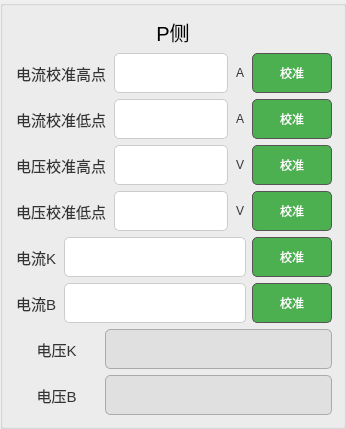
    <widget class="QGroupBox" name="groupBox">
     <property name="title">
      <string/>
     </property>
     <layout class="QVBoxLayout" name="verticalLayout">
      <item>
       <widget class="QLabel" name="label">
        <property name="font">
         <font>
          <pointsize>15</pointsize>
         </font>
        </property>
        <property name="text">
         <string>P侧</string>
        </property>
        <property name="alignment">
         <set>Qt::AlignCenter</set>
        </property>
       </widget>
      </item>
      <item>
       <layout class="QHBoxLayout" name="horizontalLayout">
        <item>
         <widget class="QLabel" name="label_3">
          <property name="minimumSize">
           <size>
            <width>0</width>
            <height>40</height>
           </size>
          </property>
          <property name="font">
           <font>
            <family>Microsoft YaHei UI</family>
            <pointsize>-1</pointsize>
           </font>
          </property>
          <property name="styleSheet">
           <string notr="true">/* QLabel 样式 */
QLabel {
    padding: 2px;
    font-size: 15px;
    color: #333;
}</string>
          </property>
          <property name="text">
           <string>电流校准高点</string>
          </property>
          <property name="alignment">
           <set>Qt::AlignCenter</set>
          </property>
         </widget>
        </item>
        <item>
         <widget class="QLineEdit" name="lineEdit_2">
          <property name="minimumSize">
           <size>
            <width>0</width>
            <height>40</height>
           </size>
          </property>
          <property name="styleSheet">
           <string notr="true">QLineEdit {
    padding: 3px;
    border: 1px solid #ccc;
    border-radius: 5px;
    background-color: white; /* 启用状态背景色为白色 */
    selection-background-color: darkgray;
}

QLineEdit:disabled {
    background-color: #e0e0e0; /* 禁用状态背景色为浅灰色 */
    border: 1px solid #aaa;    /* 禁用状态边框颜色 */
    color: #888;              /* 禁用状态字体颜色 */
}
</string>
          </property>
          <property name="text">
           <string/>
          </property>
          <property name="alignment">
           <set>Qt::AlignCenter</set>
          </property>
         </widget>
        </item>
        <item>
         <widget class="QLabel" name="label_5">
          <property name="minimumSize">
           <size>
            <width>0</width>
            <height>40</height>
           </size>
          </property>
          <property name="font">
           <font>
            <pointsize>-1</pointsize>
           </font>
          </property>
          <property name="styleSheet">
           <string notr="true">/* QLabel 样式 */
QLabel {
    padding: 2px;
    font-size: 12px;
    color: #333;
}</string>
          </property>
          <property name="text">
           <string>A</string>
          </property>
          <property name="alignment">
           <set>Qt::AlignCenter</set>
          </property>
         </widget>
        </item>
        <item>
         <widget class="QPushButton" name="pushButton_2">
          <property name="minimumSize">
           <size>
            <width>80</width>
            <height>40</height>
           </size>
          </property>
          <property name="styleSheet">
           <string notr="true">/* QPushButton 样式 */
QPushButton {
    padding: 5px 10px;
    border: 1px solid #555;
    border-radius: 5px;
    background-color: #4CAF50; /* 启用状态的背景色 */
    color: white; /* 启用状态的字体颜色 */
    transition: all 0.2s ease; /* 平滑过渡效果 */
}

/* 禁用状态 */
QPushButton:disabled {
    background-color: #ccc; /* 禁用状态的背景色 */
    border: 1px solid #aaa; /* 禁用状态的边框颜色 */
    color: #777; /* 禁用状态的字体颜色 */
}

/* 鼠标悬浮效果 */
QPushButton:hover {
    background-color: #45a049; /* 悬浮时背景色加深 */
    border-color: #4CAF50; /* 边框颜色更明显 */
}

/* 按钮按下效果 */
QPushButton:pressed {
    background-color: #388e3c; /* 按下时背景色更深 */
    border-color: #2e7d32; /* 按下时边框颜色变深 */
    transform: translateY(2px); /* 按下时按钮下移产生下陷效果 */
}
</string>
          </property>
          <property name="text">
           <string>校准</string>
          </property>
         </widget>
        </item>
       </layout>
      </item>
      <item>
       <layout class="QHBoxLayout" name="horizontalLayout_2">
        <item>
         <widget class="QLabel" name="label_6">
          <property name="minimumSize">
           <size>
            <width>0</width>
            <height>40</height>
           </size>
          </property>
          <property name="font">
           <font>
            <family>Microsoft YaHei UI</family>
            <pointsize>-1</pointsize>
           </font>
          </property>
          <property name="styleSheet">
           <string notr="true">/* QLabel 样式 */
QLabel {
    padding: 2px;
    font-size: 15px;
    color: #333;
}</string>
          </property>
          <property name="text">
           <string>电流校准低点</string>
          </property>
          <property name="alignment">
           <set>Qt::AlignCenter</set>
          </property>
         </widget>
        </item>
        <item>
         <widget class="QLineEdit" name="lineEdit_3">
          <property name="minimumSize">
           <size>
            <width>0</width>
            <height>40</height>
           </size>
          </property>
          <property name="styleSheet">
           <string notr="true">QLineEdit {
    padding: 3px;
    border: 1px solid #ccc;
    border-radius: 5px;
    background-color: white; /* 启用状态背景色为白色 */
    selection-background-color: darkgray;
}

QLineEdit:disabled {
    background-color: #e0e0e0; /* 禁用状态背景色为浅灰色 */
    border: 1px solid #aaa;    /* 禁用状态边框颜色 */
    color: #888;              /* 禁用状态字体颜色 */
}
</string>
          </property>
          <property name="text">
           <string/>
          </property>
          <property name="alignment">
           <set>Qt::AlignCenter</set>
          </property>
         </widget>
        </item>
        <item>
         <widget class="QLabel" name="label_4">
          <property name="minimumSize">
           <size>
            <width>0</width>
            <height>40</height>
           </size>
          </property>
          <property name="font">
           <font>
            <pointsize>-1</pointsize>
           </font>
          </property>
          <property name="styleSheet">
           <string notr="true">/* QLabel 样式 */
QLabel {
    padding: 2px;
    font-size: 12px;
    color: #333;
}</string>
          </property>
          <property name="text">
           <string>A</string>
          </property>
          <property name="alignment">
           <set>Qt::AlignCenter</set>
          </property>
         </widget>
        </item>
        <item>
         <widget class="QPushButton" name="pushButton_3">
          <property name="minimumSize">
           <size>
            <width>80</width>
            <height>40</height>
           </size>
          </property>
          <property name="styleSheet">
           <string notr="true">/* QPushButton 样式 */
QPushButton {
    padding: 5px 10px;
    border: 1px solid #555;
    border-radius: 5px;
    background-color: #4CAF50; /* 启用状态的背景色 */
    color: white; /* 启用状态的字体颜色 */
    transition: all 0.2s ease; /* 平滑过渡效果 */
}

/* 禁用状态 */
QPushButton:disabled {
    background-color: #ccc; /* 禁用状态的背景色 */
    border: 1px solid #aaa; /* 禁用状态的边框颜色 */
    color: #777; /* 禁用状态的字体颜色 */
}

/* 鼠标悬浮效果 */
QPushButton:hover {
    background-color: #45a049; /* 悬浮时背景色加深 */
    border-color: #4CAF50; /* 边框颜色更明显 */
}

/* 按钮按下效果 */
QPushButton:pressed {
    background-color: #388e3c; /* 按下时背景色更深 */
    border-color: #2e7d32; /* 按下时边框颜色变深 */
    transform: translateY(2px); /* 按下时按钮下移产生下陷效果 */
}
</string>
          </property>
          <property name="text">
           <string>校准</string>
          </property>
         </widget>
        </item>
       </layout>
      </item>
      <item>
       <layout class="QHBoxLayout" name="horizontalLayout_3">
        <item>
         <widget class="QLabel" name="label_7">
          <property name="minimumSize">
           <size>
            <width>0</width>
            <height>40</height>
           </size>
          </property>
          <property name="font">
           <font>
            <family>Microsoft YaHei UI</family>
            <pointsize>-1</pointsize>
           </font>
          </property>
          <property name="styleSheet">
           <string notr="true">/* QLabel 样式 */
QLabel {
    padding: 2px;
    font-size: 15px;
    color: #333;
}</string>
          </property>
          <property name="text">
           <string>电压校准高点</string>
          </property>
          <property name="alignment">
           <set>Qt::AlignCenter</set>
          </property>
         </widget>
        </item>
        <item>
         <widget class="QLineEdit" name="lineEdit_4">
          <property name="minimumSize">
           <size>
            <width>0</width>
            <height>40</height>
           </size>
          </property>
          <property name="styleSheet">
           <string notr="true">QLineEdit {
    padding: 3px;
    border: 1px solid #ccc;
    border-radius: 5px;
    background-color: white; /* 启用状态背景色为白色 */
    selection-background-color: darkgray;
}

QLineEdit:disabled {
    background-color: #e0e0e0; /* 禁用状态背景色为浅灰色 */
    border: 1px solid #aaa;    /* 禁用状态边框颜色 */
    color: #888;              /* 禁用状态字体颜色 */
}
</string>
          </property>
          <property name="text">
           <string/>
          </property>
          <property name="alignment">
           <set>Qt::AlignCenter</set>
          </property>
         </widget>
        </item>
        <item>
         <widget class="QLabel" name="label_8">
          <property name="minimumSize">
           <size>
            <width>0</width>
            <height>40</height>
           </size>
          </property>
          <property name="font">
           <font>
            <pointsize>-1</pointsize>
           </font>
          </property>
          <property name="styleSheet">
           <string notr="true">/* QLabel 样式 */
QLabel {
    padding: 2px;
    font-size: 12px;
    color: #333;
}</string>
          </property>
          <property name="text">
           <string>V</string>
          </property>
          <property name="alignment">
           <set>Qt::AlignCenter</set>
          </property>
         </widget>
        </item>
        <item>
         <widget class="QPushButton" name="pushButton_4">
          <property name="minimumSize">
           <size>
            <width>80</width>
            <height>40</height>
           </size>
          </property>
          <property name="styleSheet">
           <string notr="true">/* QPushButton 样式 */
QPushButton {
    padding: 5px 10px;
    border: 1px solid #555;
    border-radius: 5px;
    background-color: #4CAF50; /* 启用状态的背景色 */
    color: white; /* 启用状态的字体颜色 */
    transition: all 0.2s ease; /* 平滑过渡效果 */
}

/* 禁用状态 */
QPushButton:disabled {
    background-color: #ccc; /* 禁用状态的背景色 */
    border: 1px solid #aaa; /* 禁用状态的边框颜色 */
    color: #777; /* 禁用状态的字体颜色 */
}

/* 鼠标悬浮效果 */
QPushButton:hover {
    background-color: #45a049; /* 悬浮时背景色加深 */
    border-color: #4CAF50; /* 边框颜色更明显 */
}

/* 按钮按下效果 */
QPushButton:pressed {
    background-color: #388e3c; /* 按下时背景色更深 */
    border-color: #2e7d32; /* 按下时边框颜色变深 */
    transform: translateY(2px); /* 按下时按钮下移产生下陷效果 */
}
</string>
          </property>
          <property name="text">
           <string>校准</string>
          </property>
         </widget>
        </item>
       </layout>
      </item>
      <item>
       <layout class="QHBoxLayout" name="horizontalLayout_4">
        <item>
         <widget class="QLabel" name="label_9">
          <property name="minimumSize">
           <size>
            <width>0</width>
            <height>40</height>
           </size>
          </property>
          <property name="font">
           <font>
            <family>Microsoft YaHei UI</family>
            <pointsize>-1</pointsize>
           </font>
          </property>
          <property name="styleSheet">
           <string notr="true">/* QLabel 样式 */
QLabel {
    padding: 2px;
    font-size: 15px;
    color: #333;
}</string>
          </property>
          <property name="text">
           <string>电压校准低点</string>
          </property>
          <property name="alignment">
           <set>Qt::AlignCenter</set>
          </property>
         </widget>
        </item>
        <item>
         <widget class="QLineEdit" name="lineEdit_5">
          <property name="minimumSize">
           <size>
            <width>0</width>
            <height>40</height>
           </size>
          </property>
          <property name="styleSheet">
           <string notr="true">QLineEdit {
    padding: 3px;
    border: 1px solid #ccc;
    border-radius: 5px;
    background-color: white; /* 启用状态背景色为白色 */
    selection-background-color: darkgray;
}

QLineEdit:disabled {
    background-color: #e0e0e0; /* 禁用状态背景色为浅灰色 */
    border: 1px solid #aaa;    /* 禁用状态边框颜色 */
    color: #888;              /* 禁用状态字体颜色 */
}
</string>
          </property>
          <property name="text">
           <string/>
          </property>
          <property name="alignment">
           <set>Qt::AlignCenter</set>
          </property>
         </widget>
        </item>
        <item>
         <widget class="QLabel" name="label_10">
          <property name="minimumSize">
           <size>
            <width>0</width>
            <height>40</height>
           </size>
          </property>
          <property name="font">
           <font>
            <pointsize>-1</pointsize>
           </font>
          </property>
          <property name="styleSheet">
           <string notr="true">/* QLabel 样式 */
QLabel {
    padding: 2px;
    font-size: 12px;
    color: #333;
}</string>
          </property>
          <property name="text">
           <string>V</string>
          </property>
          <property name="alignment">
           <set>Qt::AlignCenter</set>
          </property>
         </widget>
        </item>
        <item>
         <widget class="QPushButton" name="pushButton_5">
          <property name="minimumSize">
           <size>
            <width>80</width>
            <height>40</height>
           </size>
          </property>
          <property name="styleSheet">
           <string notr="true">/* QPushButton 样式 */
QPushButton {
    padding: 5px 10px;
    border: 1px solid #555;
    border-radius: 5px;
    background-color: #4CAF50; /* 启用状态的背景色 */
    color: white; /* 启用状态的字体颜色 */
    transition: all 0.2s ease; /* 平滑过渡效果 */
}

/* 禁用状态 */
QPushButton:disabled {
    background-color: #ccc; /* 禁用状态的背景色 */
    border: 1px solid #aaa; /* 禁用状态的边框颜色 */
    color: #777; /* 禁用状态的字体颜色 */
}

/* 鼠标悬浮效果 */
QPushButton:hover {
    background-color: #45a049; /* 悬浮时背景色加深 */
    border-color: #4CAF50; /* 边框颜色更明显 */
}

/* 按钮按下效果 */
QPushButton:pressed {
    background-color: #388e3c; /* 按下时背景色更深 */
    border-color: #2e7d32; /* 按下时边框颜色变深 */
    transform: translateY(2px); /* 按下时按钮下移产生下陷效果 */
}
</string>
          </property>
          <property name="text">
           <string>校准</string>
          </property>
         </widget>
        </item>
       </layout>
      </item>
      <item>
       <layout class="QHBoxLayout" name="horizontalLayout_9">
        <item>
         <widget class="QLabel" name="label_19">
          <property name="minimumSize">
           <size>
            <width>0</width>
            <height>40</height>
           </size>
          </property>
          <property name="font">
           <font>
            <family>Microsoft YaHei UI</family>
            <pointsize>-1</pointsize>
           </font>
          </property>
          <property name="styleSheet">
           <string notr="true">/* QLabel 样式 */
QLabel {
    padding: 2px;
    font-size: 15px;
    color: #333;
}</string>
          </property>
          <property name="text">
           <string>电流K</string>
          </property>
          <property name="alignment">
           <set>Qt::AlignCenter</set>
          </property>
         </widget>
        </item>
        <item>
         <widget class="QLineEdit" name="l22">
          <property name="enabled">
           <bool>true</bool>
          </property>
          <property name="minimumSize">
           <size>
            <width>0</width>
            <height>40</height>
           </size>
          </property>
          <property name="styleSheet">
           <string notr="true">QLineEdit {
    padding: 3px;
    border: 1px solid #ccc;
    border-radius: 5px;
    background-color: white; /* 启用状态背景色为白色 */
    selection-background-color: darkgray;
}

QLineEdit:disabled {
    background-color: #e0e0e0; /* 禁用状态背景色为浅灰色 */
    border: 1px solid #aaa;    /* 禁用状态边框颜色 */
    color: #888;              /* 禁用状态字体颜色 */
}
</string>
          </property>
          <property name="text">
           <string/>
          </property>
          <property name="alignment">
           <set>Qt::AlignCenter</set>
          </property>
         </widget>
        </item>
        <item>
         <widget class="QPushButton" name="pushButton_10">
          <property name="minimumSize">
           <size>
            <width>80</width>
            <height>40</height>
           </size>
          </property>
          <property name="styleSheet">
           <string notr="true">/* QPushButton 样式 */
QPushButton {
    padding: 5px 10px;
    border: 1px solid #555;
    border-radius: 5px;
    background-color: #4CAF50; /* 启用状态的背景色 */
    color: white; /* 启用状态的字体颜色 */
    transition: all 0.2s ease; /* 平滑过渡效果 */
}

/* 禁用状态 */
QPushButton:disabled {
    background-color: #ccc; /* 禁用状态的背景色 */
    border: 1px solid #aaa; /* 禁用状态的边框颜色 */
    color: #777; /* 禁用状态的字体颜色 */
}

/* 鼠标悬浮效果 */
QPushButton:hover {
    background-color: #45a049; /* 悬浮时背景色加深 */
    border-color: #4CAF50; /* 边框颜色更明显 */
}

/* 按钮按下效果 */
QPushButton:pressed {
    background-color: #388e3c; /* 按下时背景色更深 */
    border-color: #2e7d32; /* 按下时边框颜色变深 */
    transform: translateY(2px); /* 按下时按钮下移产生下陷效果 */
}
</string>
          </property>
          <property name="text">
           <string>校准</string>
          </property>
         </widget>
        </item>
       </layout>
      </item>
      <item>
       <layout class="QHBoxLayout" name="horizontalLayout_10">
        <item>
         <widget class="QLabel" name="label_20">
          <property name="minimumSize">
           <size>
            <width>0</width>
            <height>40</height>
           </size>
          </property>
          <property name="font">
           <font>
            <family>Microsoft YaHei UI</family>
            <pointsize>-1</pointsize>
           </font>
          </property>
          <property name="styleSheet">
           <string notr="true">/* QLabel 样式 */
QLabel {
    padding: 2px;
    font-size: 15px;
    color: #333;
}</string>
          </property>
          <property name="text">
           <string>电流B</string>
          </property>
          <property name="alignment">
           <set>Qt::AlignCenter</set>
          </property>
         </widget>
        </item>
        <item>
         <widget class="QLineEdit" name="l21">
          <property name="enabled">
           <bool>true</bool>
          </property>
          <property name="minimumSize">
           <size>
            <width>0</width>
            <height>40</height>
           </size>
          </property>
          <property name="styleSheet">
           <string notr="true">QLineEdit {
    padding: 3px;
    border: 1px solid #ccc;
    border-radius: 5px;
    background-color: white; /* 启用状态背景色为白色 */
    selection-background-color: darkgray;
}

QLineEdit:disabled {
    background-color: #e0e0e0; /* 禁用状态背景色为浅灰色 */
    border: 1px solid #aaa;    /* 禁用状态边框颜色 */
    color: #888;              /* 禁用状态字体颜色 */
}
</string>
          </property>
          <property name="text">
           <string/>
          </property>
          <property name="alignment">
           <set>Qt::AlignCenter</set>
          </property>
         </widget>
        </item>
        <item>
         <widget class="QPushButton" name="pushButton_11">
          <property name="minimumSize">
           <size>
            <width>80</width>
            <height>40</height>
           </size>
          </property>
          <property name="styleSheet">
           <string notr="true">/* QPushButton 样式 */
QPushButton {
    padding: 5px 10px;
    border: 1px solid #555;
    border-radius: 5px;
    background-color: #4CAF50; /* 启用状态的背景色 */
    color: white; /* 启用状态的字体颜色 */
    transition: all 0.2s ease; /* 平滑过渡效果 */
}

/* 禁用状态 */
QPushButton:disabled {
    background-color: #ccc; /* 禁用状态的背景色 */
    border: 1px solid #aaa; /* 禁用状态的边框颜色 */
    color: #777; /* 禁用状态的字体颜色 */
}

/* 鼠标悬浮效果 */
QPushButton:hover {
    background-color: #45a049; /* 悬浮时背景色加深 */
    border-color: #4CAF50; /* 边框颜色更明显 */
}

/* 按钮按下效果 */
QPushButton:pressed {
    background-color: #388e3c; /* 按下时背景色更深 */
    border-color: #2e7d32; /* 按下时边框颜色变深 */
    transform: translateY(2px); /* 按下时按钮下移产生下陷效果 */
}
</string>
          </property>
          <property name="text">
           <string>校准</string>
          </property>
         </widget>
        </item>
       </layout>
      </item>
      <item>
       <layout class="QHBoxLayout" name="horizontalLayout_11" stretch="3,8">
        <item>
         <widget class="QLabel" name="label_21">
          <property name="minimumSize">
           <size>
            <width>0</width>
            <height>40</height>
           </size>
          </property>
          <property name="font">
           <font>
            <family>Microsoft YaHei UI</family>
            <pointsize>-1</pointsize>
           </font>
          </property>
          <property name="styleSheet">
           <string notr="true">/* QLabel 样式 */
QLabel {
    padding: 2px;
    font-size: 15px;
    color: #333;
}</string>
          </property>
          <property name="text">
           <string>电压K</string>
          </property>
          <property name="alignment">
           <set>Qt::AlignCenter</set>
          </property>
         </widget>
        </item>
        <item>
         <widget class="QLineEdit" name="l18">
          <property name="enabled">
           <bool>false</bool>
          </property>
          <property name="minimumSize">
           <size>
            <width>0</width>
            <height>40</height>
           </size>
          </property>
          <property name="styleSheet">
           <string notr="true">QLineEdit {
    padding: 3px;
    border: 1px solid #ccc;
    border-radius: 5px;
    background-color: white; /* 启用状态背景色为白色 */
    selection-background-color: darkgray;
}

QLineEdit:disabled {
    background-color: #e0e0e0; /* 禁用状态背景色为浅灰色 */
    border: 1px solid #aaa;    /* 禁用状态边框颜色 */
    color: #888;              /* 禁用状态字体颜色 */
}
</string>
          </property>
          <property name="text">
           <string/>
          </property>
          <property name="alignment">
           <set>Qt::AlignCenter</set>
          </property>
         </widget>
        </item>
       </layout>
      </item>
      <item>
       <layout class="QHBoxLayout" name="horizontalLayout_12" stretch="3,8">
        <item>
         <widget class="QLabel" name="label_22">
          <property name="minimumSize">
           <size>
            <width>0</width>
            <height>40</height>
           </size>
          </property>
          <property name="font">
           <font>
            <family>Microsoft YaHei UI</family>
            <pointsize>-1</pointsize>
           </font>
          </property>
          <property name="styleSheet">
           <string notr="true">/* QLabel 样式 */
QLabel {
    padding: 2px;
    font-size: 15px;
    color: #333;
}</string>
          </property>
          <property name="text">
           <string>电压B</string>
          </property>
          <property name="alignment">
           <set>Qt::AlignCenter</set>
          </property>
         </widget>
        </item>
        <item>
         <widget class="QLineEdit" name="l17">
          <property name="enabled">
           <bool>false</bool>
          </property>
          <property name="minimumSize">
           <size>
            <width>0</width>
            <height>40</height>
           </size>
          </property>
          <property name="styleSheet">
           <string notr="true">QLineEdit {
    padding: 3px;
    border: 1px solid #ccc;
    border-radius: 5px;
    background-color: white; /* 启用状态背景色为白色 */
    selection-background-color: darkgray;
}

QLineEdit:disabled {
    background-color: #e0e0e0; /* 禁用状态背景色为浅灰色 */
    border: 1px solid #aaa;    /* 禁用状态边框颜色 */
    color: #888;              /* 禁用状态字体颜色 */
}
</string>
          </property>
          <property name="text">
           <string/>
          </property>
          <property name="alignment">
           <set>Qt::AlignCenter</set>
          </property>
         </widget>
        </item>
       </layout>
      </item>
     </layout>
    </widget>
